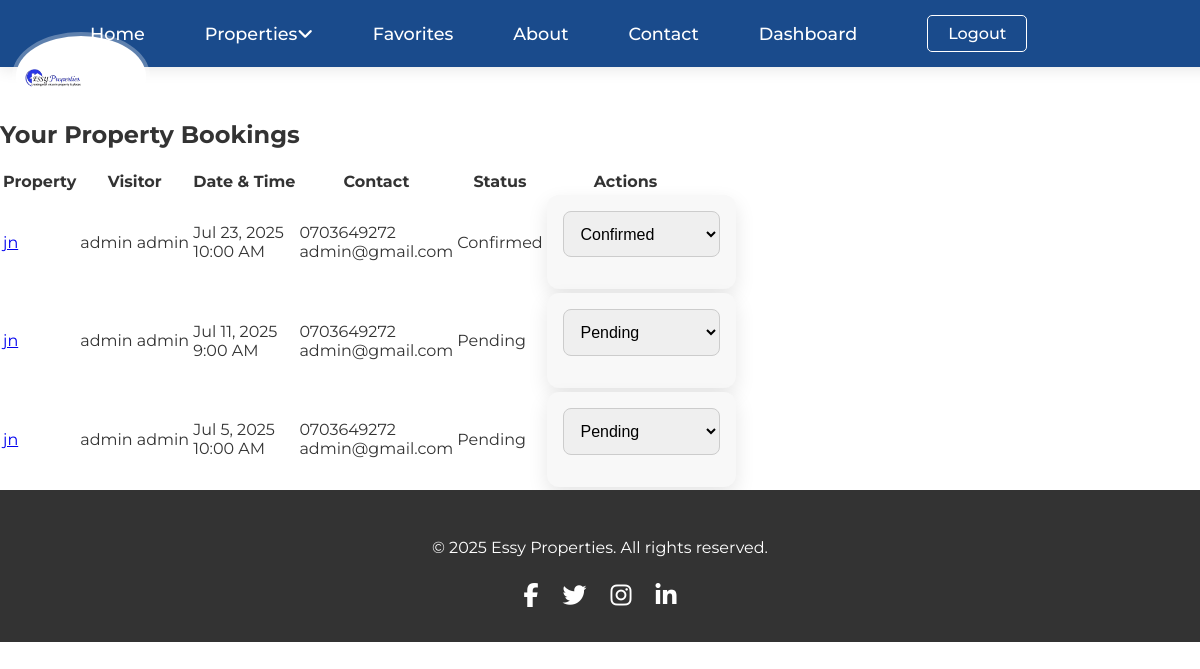
Page /seller/bookings/ (signed in) on the committed database.
### mainapp/models.py (models this page shows, shortened)
class Booking(models.Model):
    STATUS_CHOICES = [
        ('pending', 'Pending'),
        ('confirmed', 'Confirmed'),
        ('cancelled', 'Cancelled'),
        ('completed', 'Completed')
    ]
    property = models.ForeignKey(Property, on_delete=models.CASCADE, related_name='bookings')
    buyer = models.ForeignKey(User, on_delete=models.CASCADE, related_name='bookings')
    full_name = models.CharField(max_length=100)
    email = models.EmailField()
    phone = models.CharField(max_length=20)
    visit_date = models.DateField()
    visit_time = models.TimeField()
    message = models.TextField(blank=True)
    status = models.CharField(max_length=20, choices=STATUS_CHOICES, default='pending')
    created_at = models.DateTimeField(auto_now_add=True)
    updated_at = models.DateTimeField(auto_now=True)
    class Meta:
        ordering = ['-visit_date', '-visit_time']
        verbose_name = 'Site Visit Booking'
        verbose_name_plural = 'Site Visit Bookings'

class Property(models.Model):
    PROPERTY_TYPES = (
        ('house', 'House'),
        ('apartment', 'Apartment'),
        ('commercial', 'Commercial'),
        ('land', 'Land'),
    )
    seller = models.ForeignKey(SellerProfile, on_delete=models.CASCADE, related_name='properties')
    title = models.CharField(max_length=200)
    description = models.TextField()
    property_type = models.CharField(max_length=50, choices=PROPERTY_TYPES)
    price = models.DecimalField(max_digits=12, decimal_places=2)
    location_address = models.CharField(max_length=255)
    latitude = models.DecimalField(max_digits=9, decimal_places=6, blank=True, null=True)
    longitude = models.DecimalField(max_digits=9, decimal_places=6, blank=True, null=True)
    image_main = models.ImageField(upload_to='mainapp/properties/')
    image_gallery_1 = models.ImageField(upload_to='mainapp/properties/', blank=True, null=True)
    image_gallery_2 = models.ImageField(upload_to='mainapp/properties/', blank=True, null=True)
    image_gallery_3 = models.ImageField(upload_to='mainapp/properties/', blank=True, null=True)
    amenities = models.TextField(blank=True, null=True)
    floor_plan = models.FileField(upload_to='mainapp/floorplans/', blank=True, null=True)
    is_available = models.BooleanField(default=True)
    view_count = models.PositiveIntegerField(default=0)
    created_at = models.DateTimeField(auto_now_add=True)
    updated_at = models.DateTimeField(auto_now=True)

### mainapp/views.py (the view)
# urls.py: path('seller/bookings/', views.seller_bookings, name='seller_bookings'),
@login_required
def seller_bookings(request):
    seller_properties = Property.objects.filter(seller__user=request.user)
    bookings = Booking.objects.filter(property__in=seller_properties).order_by('-visit_date', '-visit_time')
    return render(request, 'mainapp/seller_bookings.html', {
        'bookings': bookings
    })

### mainapp/templates/mainapp/seller_bookings.html (shortened to what this page needs)
{% extends 'mainapp/base.html' %}
{% block content %}
<div class="container my-5">
    <h2>Your Property Bookings</h2>
    <div class="table-responsive">
        <table class="table table-striped">
            <thead>
                <tr>
                    <th>Property</th>
                    <th>Visitor</th>
                    <th>Date & Time</th>
                    <th>Contact</th>
                    <th>Status</th>
                    <th>Actions</th>
                </tr>
            </thead>
            <tbody>
                {% for booking in bookings %}
                <tr>
                    <td>
                        <a href="{% url 'property_detail' pk=booking.property.pk %}">
                            {{ booking.property.title }}
                        </a>
                    </td>
                    <td>{{ booking.full_name }}</td>
                    <td>
                        {{ booking.visit_date|date:"M j, Y" }}<br>
                        {{ booking.visit_time|time:"g:i A" }}
                    </td>
                    <td>
                        {{ booking.phone }}<br>
                        {{ booking.email }}
                    </td>
                    <td>
                        <span class="badge
                            {% if booking.status == 'confirmed' %}bg-success
                            {% elif booking.status == 'cancelled' %}bg-danger
                            {% else %}bg-warning{% endif %}">
                            {{ booking.get_status_display }}
                        </span>
                    </td>
                    <td>
                        <form method="post" action="{% url 'update_booking_status' pk=booking.pk %}">
                            <select name="status" class="form-select form-select-sm" onchange="this.form.submit()">
                                {% for value, label in booking.STATUS_CHOICES %}
                                <option value="{{ value }}" {% if booking.status == value %}selected{% endif %}>
                                    {{ label }}
                                </option>
                                {% endfor %}
                            </select>
                        </form>
                    </td>
                </tr>
                {% empty %}
                <tr>
                    <td colspan="6" class="text-center">No bookings yet</td>
                </tr>
                {% endfor %}
            </tbody>
        </table>
    </div>
</div>
{% endblock %}

### static/mainapp/css/mobile.css (style rules this page uses)
body { margin: 0; font-family: Arial, sans-serif; background-color: #fff; color: #333; }
form { width: 100%; max-width: 500px; margin: 0 auto; padding: 1rem; background: #f8f8f8; border-radius: 12px; box-shadow: 0 8px 20px rgba(0, 0, 0, 0.1); }
input, textarea, select { width: 100%; padding: 0.8rem; margin-bottom: 1rem; border: 1px solid #ccc; border-radius: 8px; font-size: 1rem; }

### rows in the picture
Booking: property "jn", full_name "admin admin", visit_date "Jul 23, 2025", visit_time "10:00 AM", phone "0703649272", email "admin@gmail.com", status "Confirmed"
Booking: property "jn", full_name "admin admin", visit_date "Jul 11, 2025", visit_time "9:00 AM", phone "0703649272", email "admin@gmail.com", status "Pending"
Booking: property "jn", full_name "admin admin", visit_date "Jul 5, 2025", visit_time "10:00 AM", phone "0703649272", email "admin@gmail.com", status "Pending"
